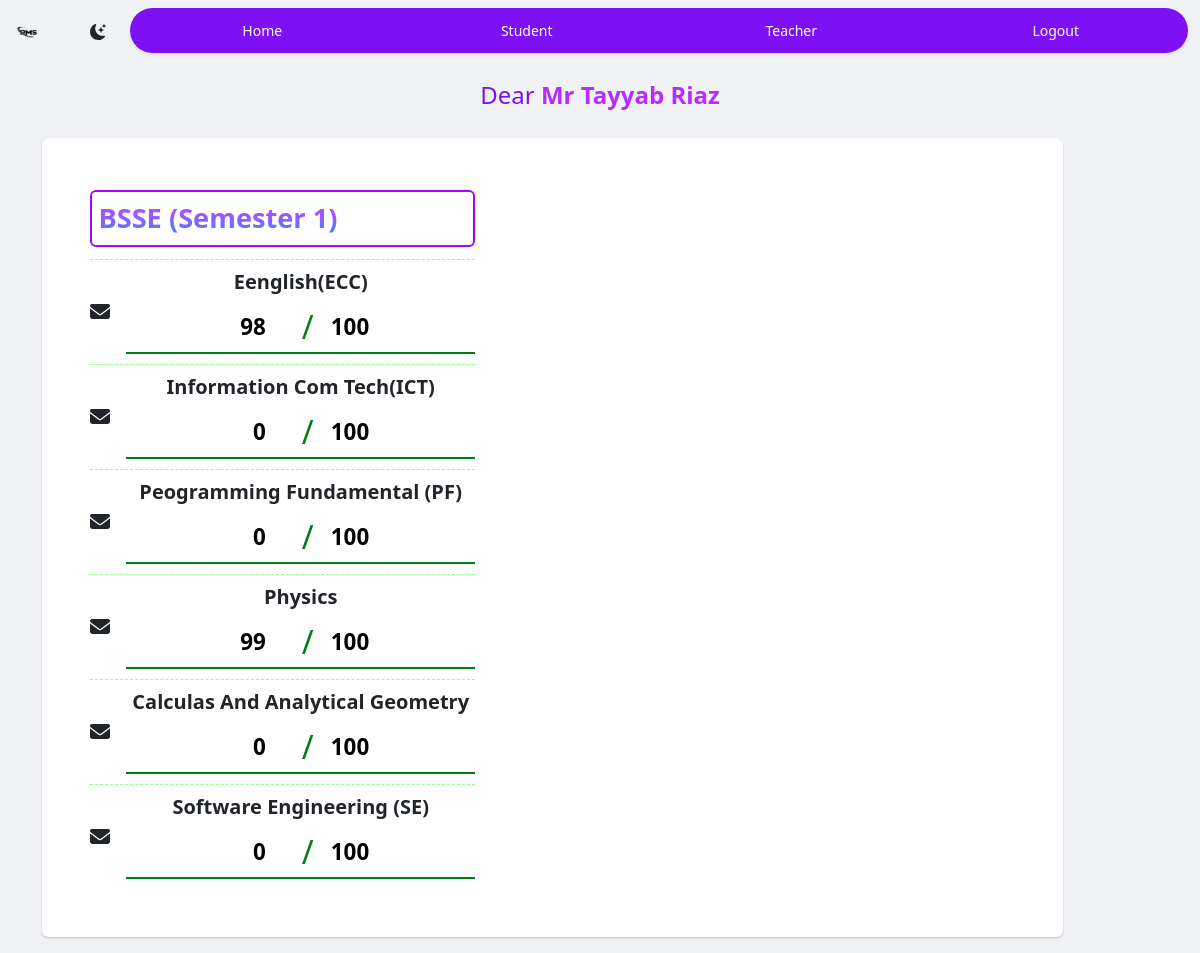
The page /StudentResult.php?ClassID=71 (signed in) on the database its author committed.
### tables this page shows
CREATE TABLE `class` (
  `ClassID` int(11) NOT NULL,
  `Classname` varchar(30) NOT NULL,
  `TeacherID` int(11) NOT NULL
);

CREATE TABLE `studentresult` (
  `No` int(11) NOT NULL,
  `TotalMarks` int(11) NOT NULL,
  `Obtained` int(11) NOT NULL,
  `StudentID` int(11) NOT NULL,
  `SubjectID` int(11) NOT NULL,
  `ClassID` int(11) NOT NULL,
  `DateInsert` timestamp NOT NULL DEFAULT current_timestamp()
);

CREATE TABLE `subjects` (
  `SubjectID` int(11) NOT NULL,
  `SubjectName` varchar(60) NOT NULL,
  `TeacherID` int(11) NOT NULL
);

### StudentResult.php (the view, shortened to what this page needs)
<?php session_start();
function GetClassName($ClassID){
  include 'submit/dbconnect.php';
  $query = "SELECT `Classname` FROM class WHERE ClassID = '$ClassID'";
  $row = mysqli_fetch_array(mysqli_query($link,$query));
  return $row['Classname'];
}
?>
<!DOCTYPE html>
<html lang="en">
<head>
  <link rel="stylesheet" href="style/CSS/style.min.css">
  <link href="bootstrap/dist/css/bootstrap.min.css" rel="stylesheet">
</head>
<body>
  <?php include "nevbar.php"; ?>
  <?php
  function test_input($data)
  {
    $data = trim($data);
    $data = stripslashes($data);
    $data = htmlspecialchars($data);
    return $data;
  }
  ?>
  <section class="TeacherClasses dark-theme">
    <h4>Dear
      <?php
      if (isset($_SESSION['Name'])) {
        echo "<a class='links' href='StudentPanel.php'>" . $_SESSION['Name'] . "</a>";
      } else {
        echo "<a href='logout.php'>Login...</a>";
      } ?>
    </h4>
  </section>
  <section class="loginsection pb-3 dark-theme">
    <div class="container h-100">
      <div class="row d-flex align-items-center h-100">
        <div class="col-lg-12 col-xl-11">
          <div class="boxshadow rounded">
            <div class="card-body p-4 p-md-5 rounded-3 dark-theme-light StudentResultform">
              <div>
                <div class="col-md-10 col-lg-6 col-xl-5 order-2 order-lg-1">
                  <?php
                  if (isset($_GET['ClassID']) && isset($_SESSION['SID']) && $_SERVER['REQUEST_METHOD'] == 'GET') {
                    $ClassID = test_input($_GET['ClassID']);
                    $StudentID = test_input($_SESSION['SID']);
                    ?>
                    <div class="d-flex flex-row align-items-center mb-2">
                      <div class="ManageContainer form-outline flex-fill mb-0 SResultinputdiv">
                        <a><input class="ManageSubject form-control" autocomplete="on" type="text" name="StudentID" disabled
                          value="<?php echo GetClassName($ClassID); ?>" /></a>
                      </div>
                    </div>
                    <?php
                    include 'submit/dbconnect.php';
                    $query = "SELECT `subjects`.`SubjectName`,`studentresult`.`TotalMarks`,`studentresult`.`obtained`,`studentresult`.`SubjectID`,`studentresult`.`ClassID`
                    FROM `studentresult`
                    INNER JOIN `subjects`
                    on `studentresult`.`SubjectID` = `subjects`.`SubjectID`
                    WHERE ClassID = '$ClassID' && StudentID = '$StudentID';";
                    if ($result = mysqli_query($link, $query)) {
                      if (mysqli_num_rows($result) > 0) {
                        while ($row = mysqli_fetch_array($result)) {
                          ?>
                          <div class="d-flex flex-row align-items-center  StudentDiv">
                            <i class="fas fa-envelope fa-lg me-3 fa-fw formicon"></i>
                            <div class="form-outline flex-fill mb-0 SResultinputdiv">
                              <label class=" form-label h5 fw-bold" for="StudentID">
                                <?php echo $row['SubjectName'] ?>
                              </label>
                              <div class="dflex" style="border-bottom: 2px solid #007e16 !important;">
                                <input disabled style="text-align: right;"
                                  class="studentInputText dark-theme-light thestudentlog obtainedmark studentresultinput form-control"
                                  autocomplete="on" type="number" id="SubjectObtained<?php echo $row['SubjectID']; ?>"
                                  name="SubjectObtained<?php echo $row['SubjectID']; ?>"
                                  value="<?php echo $row['obtained']; ?>" />
                                <span class="totalmarks">
                                  <span style="padding-right:5px;">/</span>
                                  <input disabled
                                    class="form-control studentInputText thestudentlog dark-theme-light  totalmark studentresultinput"
                                    autocomplete="on" type="number" id="SubjectTotal<?php echo $row['SubjectID']; ?>"
                                    name="SubjectTotal<?php echo $row['SubjectID']; ?>"
                                    value="<?php echo $row['TotalMarks']; ?>" />
                                </span>
                              </div>
                            </div>
                          </div>
                          <?php
                        }
                      }
                    }
                  }
                  ?>
                </div>
              </div>
            </div>
          </div>
        </div>
      </div>
    </div>
  </section>
</body>
</html>

### nevbar.php (shortened to what this page needs)
<nav class="navbar navbar-light navbar-expand-lg" id="nev-dark-mood">
  <div class="container-fluid">
    <div>
      <a class="navbar-brand" href="index.php">
        <img src="images/RMS_logo_transarent.png" class="main-logo inverted" id="main-logo" alt="Logo" width="30" height="24">
      </a>
    </div>
    <div class="dflex">
      <div type="button" class="px-3" onclick="ChangeTheme('toogle')">
    </div>
  </div>
    <div class="collapse navbar-collapse ms-2" id="navbarSupportedContent" style="transition: all 0.3s ease 0s;">
      <ul
        class="dark-theme-light navbar-nav d-flex align-items-center me-auto w-100 mt-2 mt-lg-0 mb-lg-0 nav-pills nav-fill gap-2 p-1 small rounded-5 shadow-sm"
        id="pillNav2" role="tablist"
        style="background:#7d11f3!important;--bs-nav-link-color: var(--bs-white); --bs-nav-pills-link-active-color: var(--bs-primary); --bs-nav-pills-link-active-bg: var(--bs-white);">
        <li class="nav-item w-75" role="presentation">
          <a class="nav-link rounded-5" href="index.php" id="HomeTab" type="button" role="tab"
            aria-selected="true">Home</a>
        </li>
        <li class="nav-item  w-75" role="presentation">
          <a class="nav-link rounded-5" href="login.php?status=student" id="StudentTab" type="button" role="tab"
            aria-selected="false">Student</a>
        </li>
        <li class="nav-item  w-75" role="presentation">
          <a class="nav-link rounded-5" href="login.php?status=teacher" id="TeacherTab" type="button" role="tab"
            aria-selected="false">Teacher</a>
        </li>
        <li class="nav-item  w-75" role="presentation">
          <a class="nav-link rounded-5" href="logout.php" id="LogoutTab" type="button" role="tab"
            aria-selected="false">Logout</a>
        </li>
      </ul>
    </div>
  </div>
</nav>

### rows shown on the page
class: StudentID "BSSE (Semester 1)"
studentresult: SubjectID.SubjectName "Eenglish(ECC)", Obtained "98", TotalMarks "100"
studentresult: SubjectID.SubjectName "Information Com Tech(ICT)", Obtained "0", TotalMarks "100"
studentresult: SubjectID.SubjectName "Peogramming Fundamental (PF)", Obtained "0", TotalMarks "100"
studentresult: SubjectID.SubjectName "Physics", Obtained "99", TotalMarks "100"
studentresult: SubjectID.SubjectName "Calculas And Analytical Geometry", Obtained "0", TotalMarks "100"
studentresult: SubjectID.SubjectName "Software Engineering (SE)", Obtained "0", TotalMarks "100"

### other values the page prints
$_SESSION['Name'] "Mr Tayyab Riaz"
